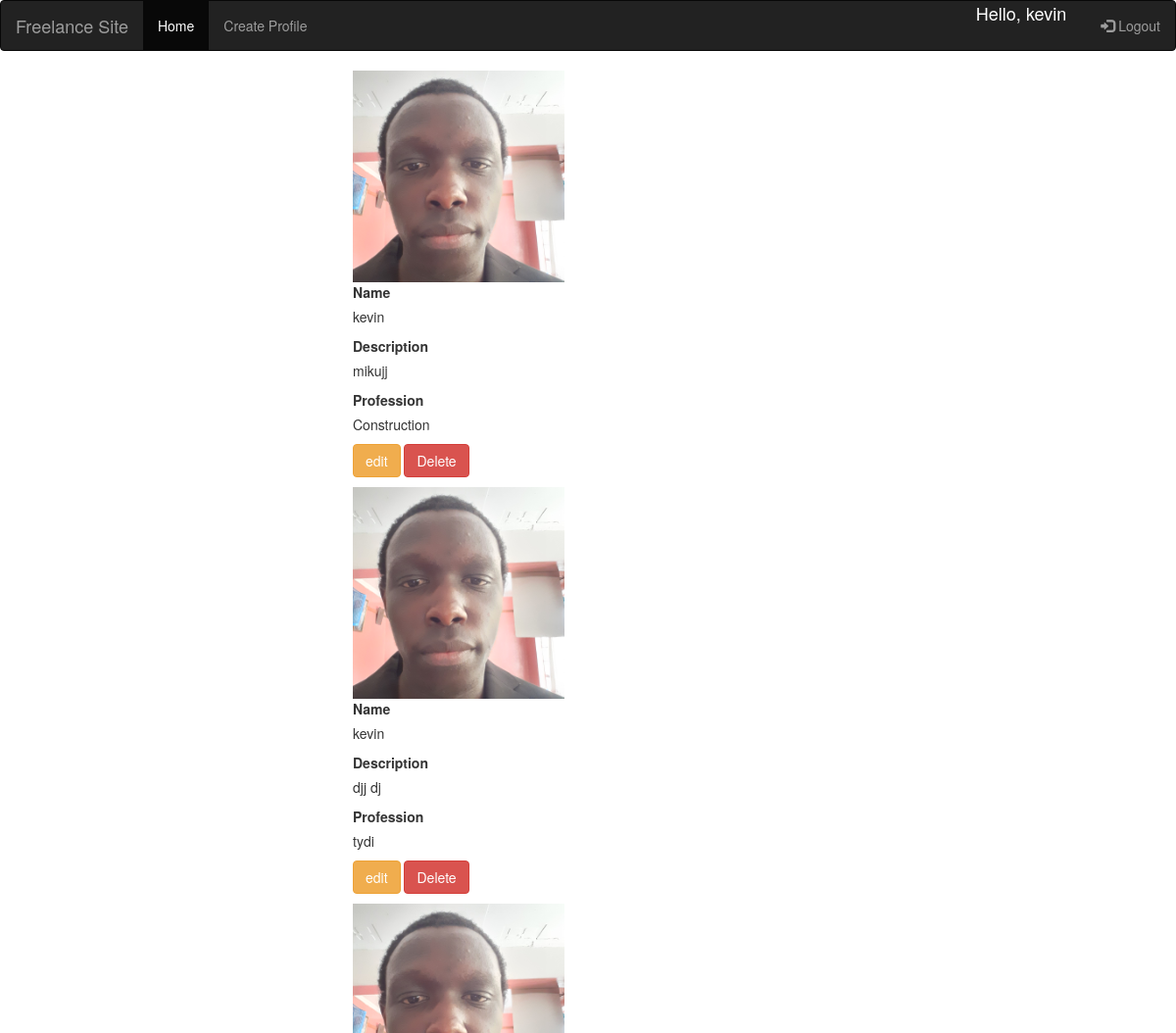
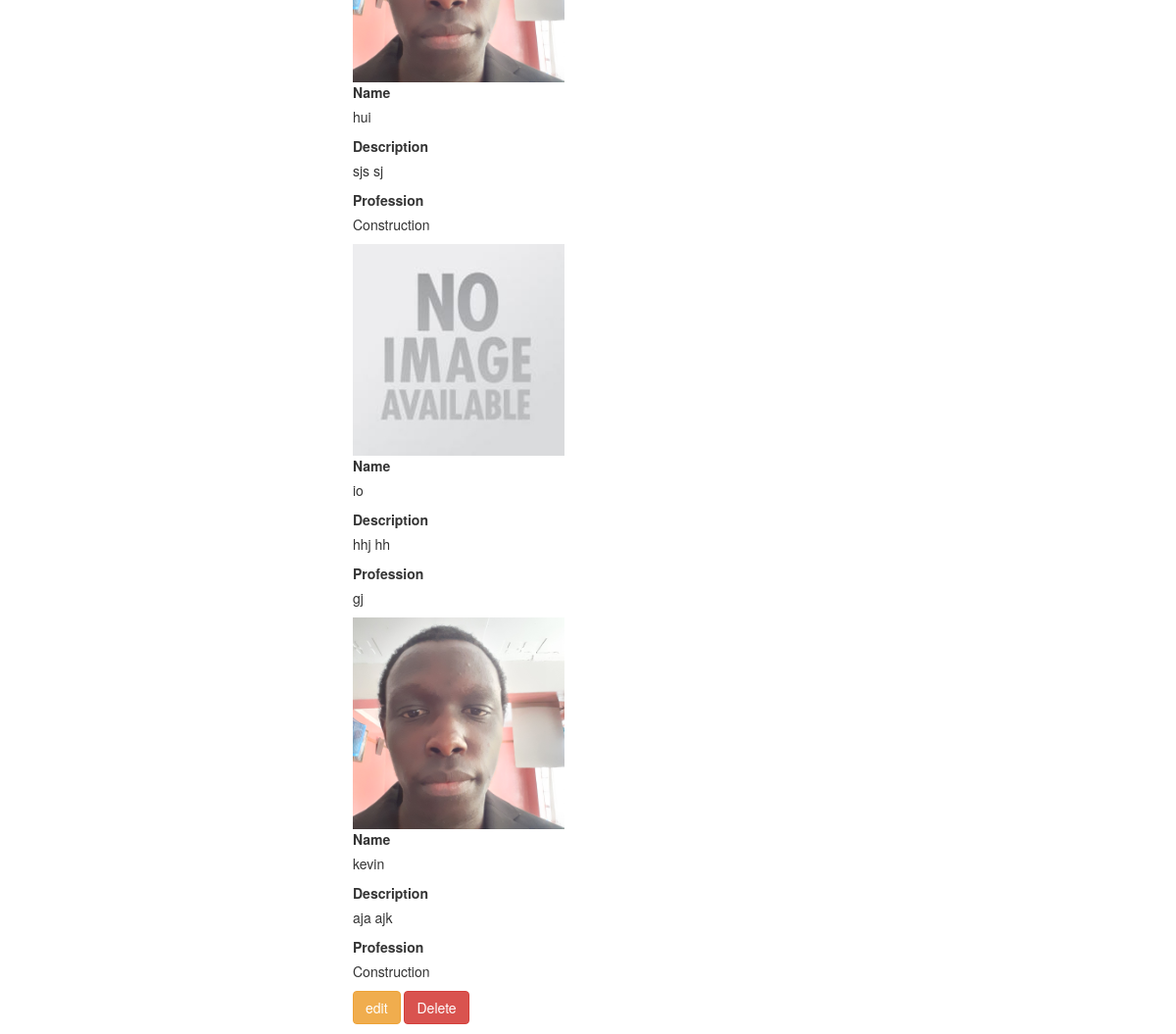
Screenshot of / (signed in) with the database file from the repository (2 pictures, top to bottom).
### accounts/models.py (models this page shows)
class Add(models.Model):
    Username = models.ForeignKey(User, null=True, on_delete=models.CASCADE)
    profession = models.CharField(max_length=50, null=True)
    description = models.TextField(max_length=500, null=True)
    image = models.ImageField(default="no-image.jpg",upload_to=filepath, null=True, blank=True)

### accounts/views.py (the view)
# urls.py: path('', views.home, name = "home"),
@login_required(login_url='login')
def home(request):
    profile = Add.objects.all()
    context = {'profile':profile}
    return render(request, 'accounts/home.html', context)

### accounts/templates/accounts/home.html (shortened to what this page needs)
{%  include 'accounts/main.html' %}
<!DOCTYPE html>
{% load static %}
<html>
<head>
</head>
<body>
<section class="section">
<div class="container">
<div class="card-columns">
  {% for p in profile %}
  <div class="card" style="width: 48rem;">
  {% if p.image %}
  <img class="card-img-top" src = "{{ p.image.url }}">
  {% endif %}
  <div class="card-body">
     <label>Name</label>
     <p class="card-text">{{ p.Username }}</p>
     <label>Description</label>
     <p class="card-text">{{ p.description }}</p>
     <label>Profession</label>
     <p class="card-text">{{ p.profession }}</p>
    {% if user.is_authenticated %}
    {% if p.Username == request.user %}
    <div class="card-footer bg-transparent border-dark">
      <a href="update/{{p.id}}" class="btn btn-warning" id = '{{p.id}}'>edit</a>
    	<a href="{% url 'delete-prod' p.id %}" class="btn btn-danger">Delete</a>
   </div>
    {% endif %}
    {% endif %}
  </div>
</div>
  {% endfor %}
</div>
    </div>
</section>
</body>
</html>

### accounts/templates/accounts/main.html (shortened to what this page needs)
{% load static %}
<!DOCTYPE html>
<html lang="en">
<head>
  <link rel="stylesheet" href="https://maxcdn.bootstrapcdn.com/bootstrap/3.4.1/css/bootstrap.min.css">
</head>
<body>
<nav class="navbar navbar-inverse">
  <div class="container-fluid">
    <div class="navbar-header">
      <a class="navbar-brand" href="#">Freelance Site</a>
    </div>
    <ul class="nav navbar-nav">
      <li class="active"><a href="{% url 'home' %}">Home</a></li>
      <li><a href="{% url 'freelance' %}">Create Profile</a></li>
    </ul>
    <ul class="nav navbar-nav navbar-right">
      {% if user.is_authenticated %}
      <li><span class="hello-msg">Hello, {{request.user}}</span></li>
      <li><a href="{% url 'logout' %}" ><span class="glyphicon glyphicon-log-in"></span> Logout</a></li>
      {% endif %}
    </ul>
  </div>
</nav>
</body>
</html>

### accounts/templates/accounts/main.html (style rules this page uses)
.hello-msg { font-size: 18px; color: #fff; margin-right: 20px; text-align: center; }

### accounts/templates/accounts/home.html (style rules this page uses)
.card-img-top { height: 18vw; object-fit: cover; }
.card { margin: 0 auto; float: none; margin-bottom: 10px; }

### rows the page displays
Add: image (picture), Username "kevin", description "mikujj", profession "Construction"
Add: image (picture), Username "kevin", description "djj dj", profession "tydi"
Add: image (picture), Username "hui", description "sjs sj", profession "Construction"
Add: image (placeholder picture), Username "io", description "hhj hh", profession "gj"
Add: image (picture), Username "kevin", description "aja ajk", profession "Construction"

### other values shown
{{ request.user }} "kevin"
